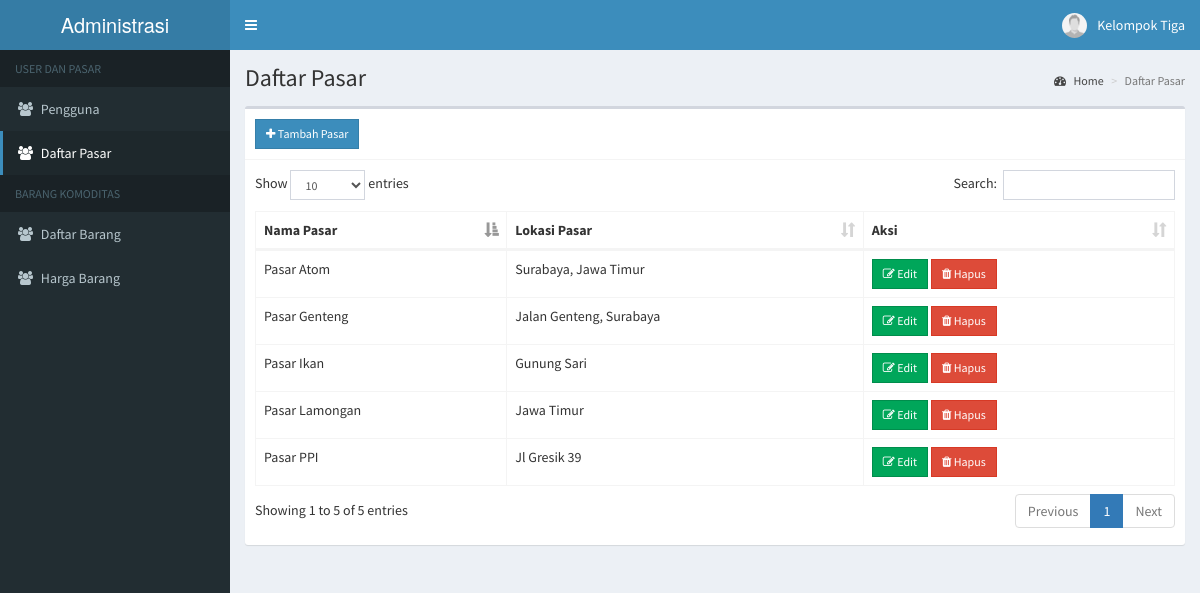
The app's page /admin/pasar.php (signed in) with its own data.
### tables this page shows
CREATE TABLE `users` (
  `id` int(11) NOT NULL,
  `email` varchar(200) NOT NULL,
  `password` varchar(60) NOT NULL,
  `type` int(1) NOT NULL,
  `firstname` varchar(50) NOT NULL,
  `lastname` varchar(50) NOT NULL,
  `address` text NOT NULL,
  `contact_info` varchar(100) NOT NULL,
  `status` int(1) NOT NULL,
  `activate_code` varchar(15) NOT NULL,
  `reset_code` varchar(15) NOT NULL,
  `created_on` date NOT NULL
);

CREATE TABLE `pasar` (
  `id` int(11) NOT NULL,
  `nama` varchar(100) NOT NULL,
  `lokasi` varchar(100) NOT NULL
);

### admin/includes/session.php (called while the page is built, shortened)
<?php
	include '../includes/conn.php';
	$conn = $pdo->open();
	$stmt = $conn->prepare("SELECT * FROM users WHERE id=:id");
	$stmt->execute(['id'=>$_SESSION['admin']]);
	$admin = $stmt->fetch();
?>

### admin/pasar.php (the view, shortened to what this page needs)
<?php include 'includes/session.php'; ?>
<?php include 'includes/header.php'; ?>
<body class="hold-transition skin-blue sidebar-mini">
<div class="wrapper">
  <?php include 'includes/navbar.php'; ?>
  <?php include 'includes/menubar.php'; ?>
  <div class="content-wrapper">
    <section class="content-header">
      <h1>
        Daftar Pasar
      </h1>
      <ol class="breadcrumb">
        <li><a href="#"><i class="fa fa-dashboard"></i> Home</a></li>
        <li class="active">Daftar Pasar</li>
      </ol>
    </section>
    <section class="content">
      <div class="row">
        <div class="col-xs-12">
          <div class="box">
            <div class="box-header with-border">
              <a href="#addnew" data-toggle="modal" class="btn btn-primary btn-sm btn-flat"><i class="fa fa-plus"></i> Tambah Pasar</a>
            </div>
            <div class="box-body">
              <table id="example1" class="table table-bordered">
                <thead>
                  <th>Nama Pasar</th>
                  <th>Lokasi Pasar</th>
                  <th>Aksi</th>
                </thead>
                <tbody>
                  <?php
                    $conn = $pdo->open();
                    try{
                      $stmt = $conn->prepare("SELECT * FROM pasar");
                      $stmt->execute();
                      foreach($stmt as $row){
                        echo "
                          <tr>
                            <td>".$row['nama']."</td>
                            <td>".$row['lokasi']."</td>
                            <td>
                              <button class='btn btn-success btn-sm edit btn-flat' data-id='".$row['id']."'><i class='fa fa-edit'></i> Edit</button>
                              <button class='btn btn-danger btn-sm delete btn-flat' data-id='".$row['id']."'><i class='fa fa-trash'></i> Hapus</button>
                            </td>
                          </tr>
                        ";
                      }
                    }
                    catch(PDOException $e){
                      echo $e->getMessage();
                    }
                  ?>
                </tbody>
              </table>
            </div>
          </div>
        </div>
      </div>
    </section>
  </div>
</div>
</body>
</html>

### admin/includes/header.php (shortened to what this page needs)
<!DOCTYPE html>
<html>
<head>
  	<link rel="stylesheet" href="../bower_components/bootstrap/dist/css/bootstrap.min.css">
  	<link rel="stylesheet" href="../bower_components/font-awesome/css/font-awesome.min.css">
    <link rel="stylesheet" href="../bower_components/select2/dist/css/select2.min.css">
  	<link rel="stylesheet" href="../dist/css/AdminLTE.min.css">
    <link rel="stylesheet" href="../bower_components/datatables.net-bs/css/dataTables.bootstrap.min.css">
    <link rel="stylesheet" href="../bower_components/bootstrap-daterangepicker/daterangepicker.css">
    <link rel="stylesheet" href="../plugins/timepicker/bootstrap-timepicker.min.css">
    <link rel="stylesheet" href="../bower_components/bootstrap-datepicker/dist/css/bootstrap-datepicker.min.css">
    <link rel="stylesheet" href="../dist/css/skins/_all-skins.min.css">
</head>

### admin/includes/navbar.php (shortened to what this page needs)
<header class="main-header">
  <a href="#" class="logo">
    <span class="logo-lg">Administrasi</span>
  </a>
  <nav class="navbar navbar-static-top">
    <a href="#" class="sidebar-toggle" data-toggle="push-menu" role="button">
    </a>
    <div class="navbar-custom-menu">
      <ul class="nav navbar-nav">
        <li class="dropdown user user-menu">
          <a href="#" class="dropdown-toggle" data-toggle="dropdown">
            <img src="<?php echo (!empty($admin['photo'])) ? '../images/'.$admin['photo'] : '../images/profile.jpg'; ?>" class="user-image" alt="User Image">
            <span class="hidden-xs"><?php echo $admin['firstname'].' '.$admin['lastname']; ?></span>
          </a>
        </li>
      </ul>
    </div>
  </nav>
</header>

### admin/includes/menubar.php
<aside class="main-sidebar">
  <section class="sidebar">
    <ul class="sidebar-menu" data-widget="tree">
      <li class="header">USER DAN PASAR</li>
      <li><a href="users.php"><i class="fa fa-users"></i> <span>Pengguna</span></a></li>
      <li><a href="pasar.php"><i class="fa fa-users"></i> <span>Daftar Pasar</span></a></li>
      <li class="header">BARANG KOMODITAS</li>
      <li><a href="barang.php"><i class="fa fa-users"></i> <span>Daftar Barang</span></a></li>
      <li><a href="harga.php"><i class="fa fa-users"></i> <span>Harga Barang</span></a></li>
    </ul>
  </section>
</aside>

### records on screen
users: firstname "Kelompok", lastname "Tiga"
pasar: nama "Pasar PPI", lokasi "Jl Gresik 39"
pasar: nama "Pasar Atom", lokasi "Surabaya, Jawa Timur"
pasar: nama "Pasar Genteng", lokasi "Jalan Genteng, Surabaya"
pasar: nama "Pasar Lamongan", lokasi "Jawa Timur"
pasar: nama "Pasar Ikan", lokasi "Gunung Sari"
